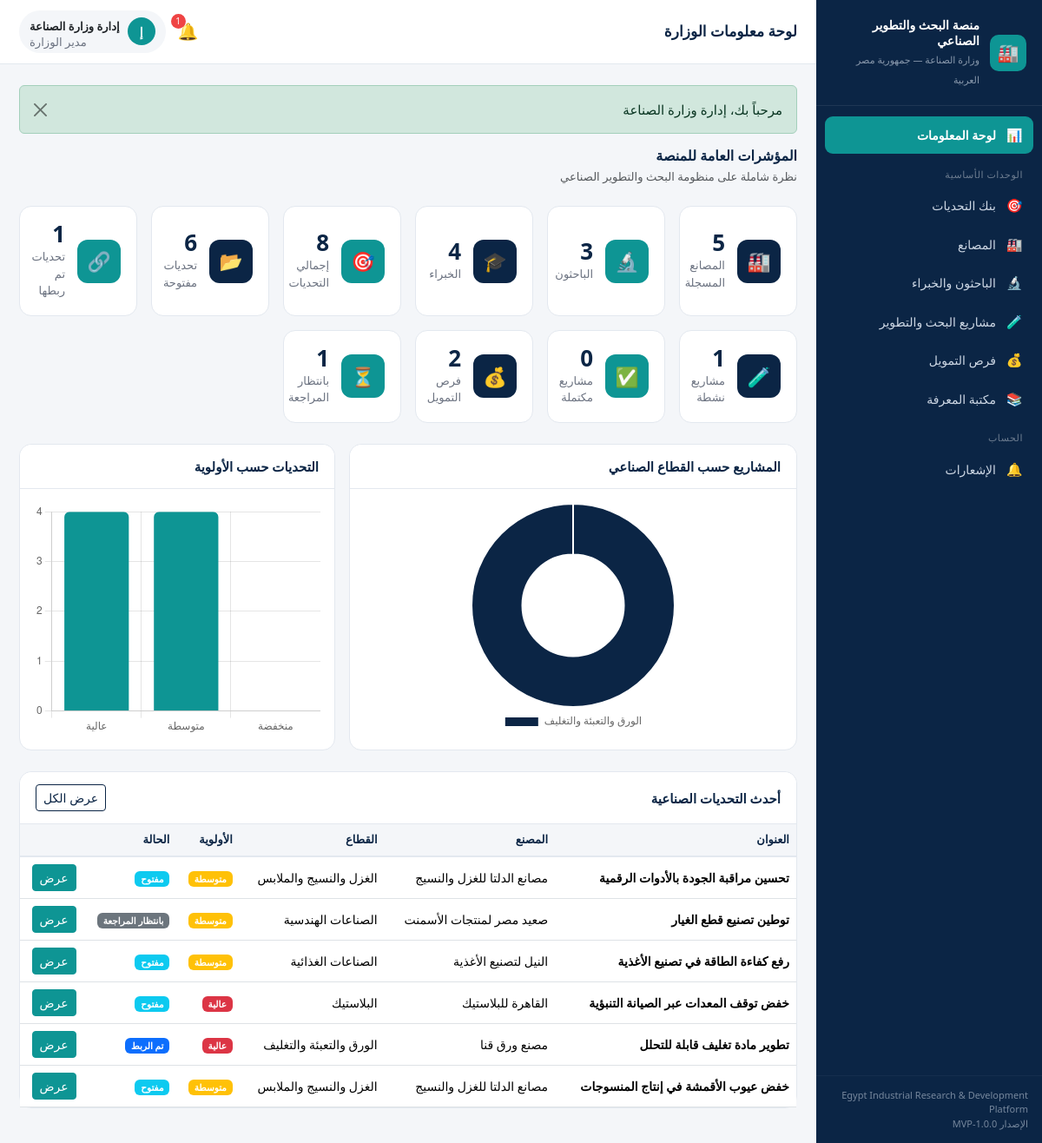
The page /public/dashboard (signed in) on the database its author committed.
### tables this page shows
CREATE TABLE `challenges` (
  `id`               INT UNSIGNED NOT NULL AUTO_INCREMENT,
  `factory_id`       INT UNSIGNED NULL,
  `created_by`       INT UNSIGNED NULL,
  `title`            VARCHAR(220) NOT NULL,
  `description`      TEXT NOT NULL,
  `sector_id`        INT UNSIGNED NULL,
  `priority`         ENUM('low','medium','high') NOT NULL DEFAULT 'medium',
  `expected_impact`  TEXT NULL,
  `needed_expertise` TEXT NULL,
  `status`           ENUM('pending','open','under_review','matched','in_progress','solved','rejected') NOT NULL DEFAULT 'pending',
  `created_at`       DATETIME NOT NULL DEFAULT CURRENT_TIMESTAMP,
  `updated_at`       DATETIME NULL,
  PRIMARY KEY (`id`),
  KEY `idx_ch_status` (`status`),
  KEY `idx_ch_sector` (`sector_id`),
  KEY `idx_ch_factory` (`factory_id`),
  CONSTRAINT `fk_ch_factory` FOREIGN KEY (`factory_id`) REFERENCES `factories`(`id`) ON DELETE SET NULL,
  CONSTRAINT `fk_ch_user` FOREIGN KEY (`created_by`) REFERENCES `users`(`id`) ON DELETE SET NULL,
  CONSTRAINT `fk_ch_sector` FOREIGN KEY (`sector_id`) REFERENCES `sectors`(`id`) ON DELETE SET NULL
);

CREATE TABLE `factories` (
  `id`                  INT UNSIGNED NOT NULL AUTO_INCREMENT,
  `user_id`             INT UNSIGNED NULL,
  `name`                VARCHAR(190) NOT NULL,
  `sector_id`           INT UNSIGNED NULL,
  `governorate_id`      INT UNSIGNED NULL,
  `contact_person`      VARCHAR(150) NULL,
  `email`               VARCHAR(190) NULL,
  `phone`               VARCHAR(40)  NULL,
  `products`            TEXT NULL,
  `main_challenges`     TEXT NULL,
  `energy_usage_level`  ENUM('low','medium','high') NOT NULL DEFAULT 'medium',
  `production_capacity` VARCHAR(190) NULL,
  `created_at`          DATETIME NOT NULL DEFAULT CURRENT_TIMESTAMP,
  PRIMARY KEY (`id`),
  KEY `idx_factories_sector` (`sector_id`),
  KEY `idx_factories_gov` (`governorate_id`),
  KEY `idx_factories_user` (`user_id`),
  CONSTRAINT `fk_factories_user` FOREIGN KEY (`user_id`) REFERENCES `users`(`id`) ON DELETE SET NULL,
  CONSTRAINT `fk_factories_sector` FOREIGN KEY (`sector_id`) REFERENCES `sectors`(`id`) ON DELETE SET NULL,
  CONSTRAINT `fk_factories_gov` FOREIGN KEY (`governorate_id`) REFERENCES `governorates`(`id`) ON DELETE SET NULL
);

CREATE TABLE `sectors` (
  `id`      INT UNSIGNED NOT NULL AUTO_INCREMENT,
  `name_ar` VARCHAR(120) NOT NULL,
  `name_en` VARCHAR(120) NULL,
  PRIMARY KEY (`id`)
);

### app/core/Router.php (called while the page is built, shortened)
<?php
class Router
{
    public function dispatch(): void
    {
        $url = $this->parseUrl();
        $action         = !empty($url[1]) ? $url[1] : 'index';
        $params         = array_slice($url, 2);
        $controller = new $controllerName();
        call_user_func_array([$controller, $action], $params);
    }
    private function parseUrl(): array
    {
        $url = $_GET['url'] ?? '';
        $url = rtrim($url, '/');
        $url = filter_var($url, FILTER_SANITIZE_URL);
        return explode('/', $url);
    }
}

### public/index.php (called while the page is built, shortened)
<?php
require_once APP_PATH . '/core/Database.php';
require_once APP_PATH . '/core/Model.php';
require_once APP_PATH . '/core/Controller.php';
require_once APP_PATH . '/core/Router.php';
require_once APP_PATH . '/helpers/functions.php';
$router = new Router();
$router->dispatch();

### app/core/Database.php (called while the page is built)
<?php
class Database
{
    private static ?PDO $instance = null;
    public static function getConnection(): PDO
    {
        if (self::$instance === null) {
            $dsn = sprintf(
                'mysql:host=%s;port=%s;dbname=%s;charset=%s',
                DB_HOST,
                DB_PORT,
                DB_NAME,
                DB_CHARSET
            );
            $options = [
                PDO::ATTR_ERRMODE            => PDO::ERRMODE_EXCEPTION,
                PDO::ATTR_DEFAULT_FETCH_MODE => PDO::FETCH_ASSOC,
                PDO::ATTR_EMULATE_PREPARES   => false,
            ];
            try {
                self::$instance = new PDO($dsn, DB_USER, DB_PASS, $options);
                self::$instance->exec("SET NAMES utf8mb4 COLLATE utf8mb4_unicode_ci");
            } catch (PDOException $e) {
                if (APP_DEBUG) {
                    die('Database connection failed: ' . $e->getMessage());
                }
                die('تعذّر الاتصال بقاعدة البيانات. يرجى مراجعة الإعدادات.');
            }
        }
        return self::$instance;
    }
}

### app/models/Challenge.php (called while the page is built, shortened)
<?php
class Challenge extends Model
{
    public function allWithRefs(array $filters = []): array
    {
        $sql = "SELECT c.*, s.name_ar AS sector_name, f.name AS factory_name
                FROM challenges c
                LEFT JOIN sectors s ON s.id = c.sector_id
                LEFT JOIN factories f ON f.id = c.factory_id";
        $where = [];
        $params = [];
        $sql .= ' ORDER BY c.id DESC';
        return $this->query($sql, $params);
    }
}

### app/core/Model.php (called while the page is built, shortened)
<?php
abstract class Model
{
    protected PDO $db;
    public function __construct()
    {
        $this->db = Database::getConnection();
    }
    protected function query(string $sql, array $params = []): array
    {
        $stmt = $this->db->prepare($sql);
        $stmt->execute($params);
        return $stmt->fetchAll();
    }
}

### app/views/dashboard/admin.php (the view, shortened to what this page needs)
<div class="mb-4">
    <h2 class="section-title mb-1">المؤشرات العامة للمنصة</h2>
    <p class="text-muted small mb-0">نظرة شاملة على منظومة البحث والتطوير الصناعي</p>
</div>
<div class="row g-3 mb-4">
    <?php
    $cards = [
        ['🏭', 'المصانع المسجلة', $kpi['factories'], 'bg-navy'],
        ['🔬', 'الباحثون', $kpi['researchers'], 'bg-teal'],
        ['🎓', 'الخبراء', $kpi['experts'], 'bg-navy'],
        ['🎯', 'إجمالي التحديات', $kpi['challenges_total'], 'bg-teal'],
        ['📂', 'تحديات مفتوحة', $kpi['challenges_open'], 'bg-navy'],
        ['🔗', 'تحديات تم ربطها', $kpi['challenges_matched'], 'bg-teal'],
        ['🧪', 'مشاريع نشطة', $kpi['projects_active'], 'bg-navy'],
        ['✅', 'مشاريع مكتملة', $kpi['projects_completed'], 'bg-teal'],
        ['💰', 'فرص التمويل', $kpi['funding'], 'bg-navy'],
        ['⏳', 'بانتظار المراجعة', $kpi['challenges_pending'], 'bg-teal'],
    ];
    foreach ($cards as [$ico, $lbl, $val, $bg]): ?>
    <div class="col-6 col-md-4 col-xl-2">
        <div class="kpi-card">
            <div class="kpi-ico <?= $bg ?>"><?= $ico ?></div>
            <div>
                <div class="kpi-val"><?= (int) $val ?></div>
                <div class="kpi-lbl"><?= e($lbl) ?></div>
            </div>
        </div>
    </div>
    <?php endforeach; ?>
</div>
<div class="row g-3 mb-4">
    <div class="col-lg-7">
        <div class="card h-100">
            <div class="card-header">المشاريع حسب القطاع الصناعي</div>
            <div class="card-body" style="height:300px">
                <?php if (!empty($sectorCounts)): ?>
                    <canvas id="sectorChart"></canvas>
                <?php else: ?>
                    <div class="empty-state"><div class="ico">📊</div><p>لا توجد مشاريع لعرضها بعد.</p></div>
                <?php endif; ?>
            </div>
        </div>
    </div>
    <div class="col-lg-5">
        <div class="card h-100">
            <div class="card-header">التحديات حسب الأولوية</div>
            <div class="card-body" style="height:300px">
                <canvas id="priorityChart"></canvas>
            </div>
        </div>
    </div>
</div>
<div class="card">
    <div class="card-header d-flex justify-content-between align-items-center">
        <span>أحدث التحديات الصناعية</span>
        <a href="<?= url('challenge') ?>" class="btn btn-sm btn-outline-navy">عرض الكل</a>
    </div>
    <div class="card-body p-0">
        <div class="table-responsive">
            <table class="table table-hover mb-0">
                <thead>
                    <tr>
                        <th>العنوان</th><th>المصنع</th><th>القطاع</th>
                        <th>الأولوية</th><th>الحالة</th><th></th>
                    </tr>
                </thead>
                <tbody>
                <?php if (empty($recentChallenges)): ?>
                    <tr><td colspan="6" class="text-center text-muted py-4">لا توجد تحديات بعد.</td></tr>
                <?php else: foreach ($recentChallenges as $c): ?>
                    <tr>
                        <td class="fw-semibold"><?= e($c['title']) ?></td>
                        <td><?= e($c['factory_name'] ?? '—') ?></td>
                        <td><?= e($c['sector_name'] ?? '—') ?></td>
                        <td><span class="badge bg-<?= priority_color($c['priority']) ?>"><?= priority_label($c['priority']) ?></span></td>
                        <td><span class="badge bg-<?= challenge_status_color($c['status']) ?>"><?= challenge_status_label($c['status']) ?></span></td>
                        <td><a href="<?= url('challenge/show/' . $c['id']) ?>" class="btn btn-sm btn-teal">عرض</a></td>
                    </tr>
                <?php endforeach; endif; ?>
                </tbody>
            </table>
        </div>
    </div>
</div>

### rows shown on the page
challenges: title "تحسين مراقبة الجودة بالأدوات الرقمية", factory.name "مصانع الدلتا للغزل والنسيج", sector.name_ar "الغزل والنسيج والملابس", priority "متوسطة", status "مفتوح"
challenges: title "توطين تصنيع قطع الغيار", factory.name "صعيد مصر لمنتجات الأسمنت", sector.name_ar "الصناعات الهندسية", priority "متوسطة", status "بانتظار المراجعة"
challenges: title "رفع كفاءة الطاقة في تصنيع الأغذية", factory.name "النيل لتصنيع الأغذية", sector.name_ar "الصناعات الغذائية", priority "متوسطة", status "مفتوح"
challenges: title "خفض توقف المعدات عبر الصيانة التنبؤية", factory.name "القاهرة للبلاستيك", sector.name_ar "البلاستيك", priority "عالية", status "مفتوح"
challenges: title "تطوير مادة تغليف قابلة للتحلل", factory.name "مصنع ورق قنا", sector.name_ar "الورق والتعبئة والتغليف", priority "عالية", status "تم الربط"
challenges: title "خفض عيوب الأقمشة في إنتاج المنسوجات", factory.name "مصانع الدلتا للغزل والنسيج", sector.name_ar "الغزل والنسيج والملابس", priority "متوسطة", status "مفتوح"

### other values the page prints
APP_NAME_EN "Egypt Industrial Research & Development Platform"
APP_VERSION "1.0.0-MVP"
$pt "لوحة معلومات الوزارة"
$unread "1"
$initial "إ"
$u['name'] "إدارة وزارة الصناعة"
Auth::roleLabel() "مدير الوزارة"
$msg "مرحباً بك، إدارة وزارة الصناعة"
$ico "🏭"
$val "5"
$lbl "المصانع المسجلة"
$ico "🔬"
$val "3"
$lbl "الباحثون"
$ico "🎓"
